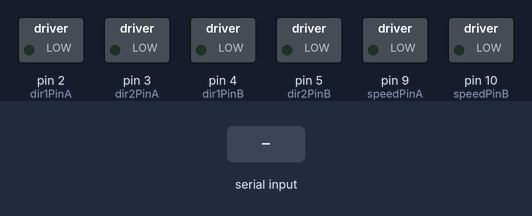
The sketch below on a simulated Arduino Uno, built with avr-gcc and run on an emulated ATmega328P. On the bench: switched loads named in the sketch (green lamp = pin HIGH). Inputs (shaded band) come from the test bench.

Above: at 1.2 s.
1.3 s: "1" received over the second serial link
At 1.7 s:
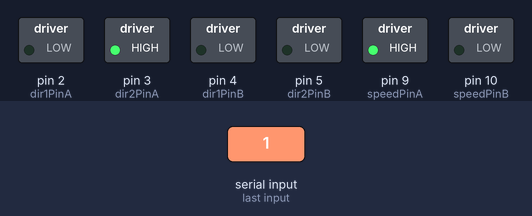
2.8 s: "2" received over the second serial link
At 3.9 s:
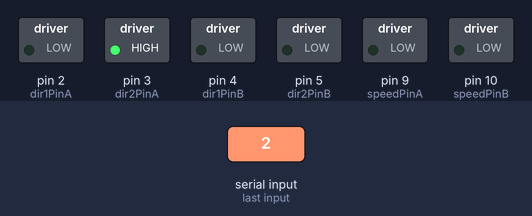
4.3 s: "3" received over the second serial link
At 5.2 s:
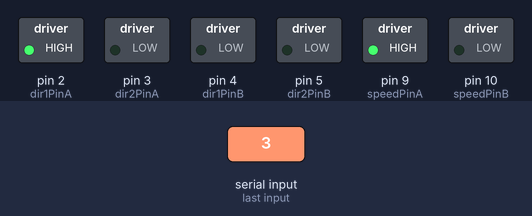
5.8 s: "4" received over the second serial link
At 6.3 s:
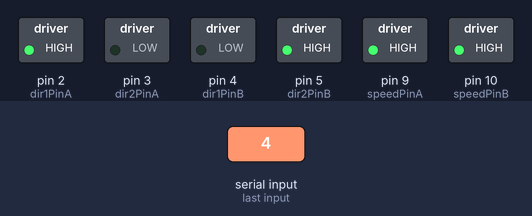
7.3 s: "5" received over the second serial link
At 8.5 s:
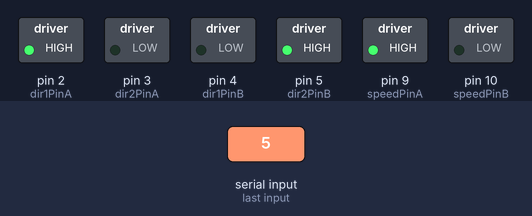
8.8 s: "6" received over the second serial link
At 9.8 s:
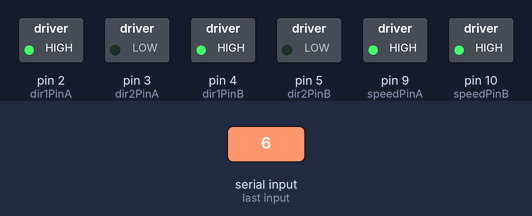
Timing chart, 0 to 11.3 s (numbered marks = the images above; inputs shaded):
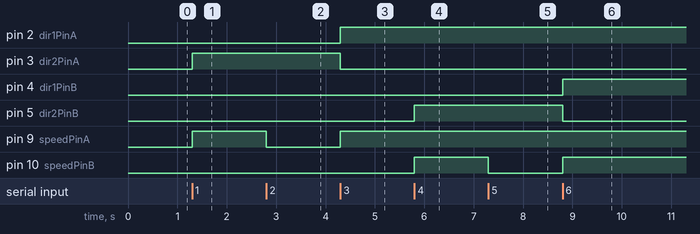

The sketch:

Esempio_con_bluetooth.ino
```cpp
#include <SoftwareSerial.h>
SoftwareSerial BT(7, 8);
// crea una  porta seriale virtuale UART
// collega BT modulo TX al pin D7
// collega BT module RX al pin D8
// collega BT Vcc al pin 5V, GND al pin GND

//Menù di controllo:
//
// 1 -Motore 1 Avanti
// 2 -Motore 1 Stop
// 3 -Motore 1 Indietro
//
// 4 -Motore 2 Avanti
// 5 -Motore 2 Stop
// 6 -Motore 2 Indietro

// Definisco le variabile per il Motore 1
int dir1PinA = 2;
int dir2PinA = 3;
int speedPinA = 9; // Definisco il pin per il controllo  di velocità con un segnale PWM

// Definisco le variabile per il Motore 1
int dir1PinB = 4;
int dir2PinB = 5;
int speedPinB = 10; // Definisco il pin per il controllo  di velocità con un segnale PWM

void setup()
{

  BT.begin(9600);
  // Inviamo un messaggio appena si connette
  BT.println("Hello from Automobilina");
  BT.println("'7' Comandi di aiuto");

  //Configuro i pin di arduino in uscita per pilotare L298N
  pinMode(dir1PinA,OUTPUT);
  pinMode(dir2PinA,OUTPUT);
  pinMode(speedPinA,OUTPUT);
  pinMode(dir1PinB,OUTPUT);
  pinMode(dir2PinB,OUTPUT);
  pinMode(speedPinB,OUTPUT);
}


void loop()
{
  if (BT.available())
  // Se arrivva del testo dal Bluetooth...
  {
    int inByte=(BT.read()); // ...leggilo e memorizza in “a”

    switch (inByte) {

//______________Motore 1______________

case '1': // Motore 1 Avanti
analogWrite(speedPinA, 255);//Configurazione velocità del motore tramite PWM
digitalWrite(dir1PinA, LOW);
digitalWrite(dir2PinA, HIGH);
BT.println("'Motore 1 Avanti'"); // Scrive su la seriale
break;

case '2': // Motore 1 Stop
analogWrite(speedPinA, 0);
digitalWrite(dir1PinA, LOW);
digitalWrite(dir2PinA, HIGH);
BT.println("'Motore 1 Stop'");
break;

case '3': // Motore 1 Indietro
analogWrite(speedPinA, 255);
digitalWrite(dir1PinA, HIGH);
digitalWrite(dir2PinA, LOW);
BT.println("'Motore 1 Indietro'");
break;

//______________Motore 2______________

case '4': // Motore 2 Avanti
analogWrite(speedPinB, 255);
digitalWrite(dir1PinB, LOW);
digitalWrite(dir2PinB, HIGH);
BT.println("'Motore 2 Avanti'");
break;

case '5': // Motore 1 Stop
analogWrite(speedPinB, 0);
digitalWrite(dir1PinB, LOW);
digitalWrite(dir2PinB, HIGH);
BT.println("'Motore 2 Stop'");
break;

case '6': // Motor 2 Indietro
analogWrite(speedPinB, 255);
digitalWrite(dir1PinB, HIGH);
digitalWrite(dir2PinB, LOW);
BT.println("'Motore 2 Indietro'");
break;

case '7': // Motor 2 Indietro
  BT.println(" '1' Motore 1 Avanti");
  BT.println(" '2' Motore 1 Stop");
  BT.println(" '3' Motore 1 Indietro");
  BT.println(" '4' Motore 2 Avanti");
  BT.println(" '5' Motore 2 Stop");
  BT.println(" '6' Motore 2 Indietro");
  BT.println(" '7' Menu di aiuto");
break;

default:
// Resetta tutti i pin dopo che è stato effettuato il ciclo
for (int thisPin = 2; thisPin < 11; thisPin++) {
digitalWrite(thisPin, LOW);
}
 }
   }
     }
```

Measured:
- after the input at 1.3 s, pin 3 (dir2PinA), pin 9 (speedPinA): LOW → HIGH at once
- after the input at 2.8 s, pin 9 (speedPinA): HIGH → LOW at once
- after the input at 4.3 s, pin 2 (dir1PinA), pin 9 (speedPinA): LOW → HIGH at once; pin 3 (dir2PinA): HIGH → LOW at once
- after the input at 5.8 s, pin 5 (dir2PinB), pin 10 (speedPinB): LOW → HIGH at once
- after the input at 7.3 s, pin 10 (speedPinB): HIGH → LOW at once
- after the input at 8.8 s, pin 4 (dir1PinB), pin 10 (speedPinB): LOW → HIGH at once; pin 5 (dir2PinB): HIGH → LOW at once
